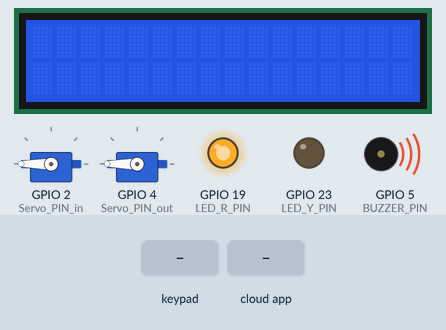
This program was run on a simulated ESP32. On the bench: 2 × servo, 16×2 character LCD, output pins drawn as LEDs (lit = HIGH), buzzer (waves = sounding). The inputs (shaded band) are chosen by the test bench. WiFi joins after 1.5 s; servers stay silent unless stated; network time is answered at once with the bench clock; the local clock reads 2024-03-15 10:24:30 at power-on unless the program sets it; the Firebase database answers and starts empty; what the program prints to the serial monitor is not drawn.

Above: at 2.7 s.
2.8 s: key 'D' pressed
At 13.1 s:
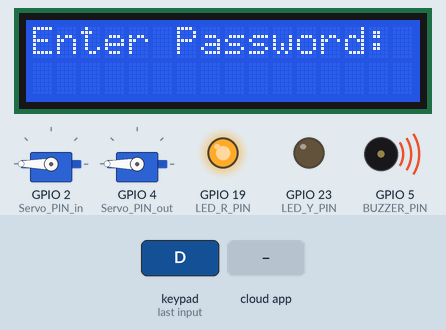
13.7 s: keypad keys 1 3 1 2 1 4 2 7 # pressed 1.5 s apart
At 14.7 s:
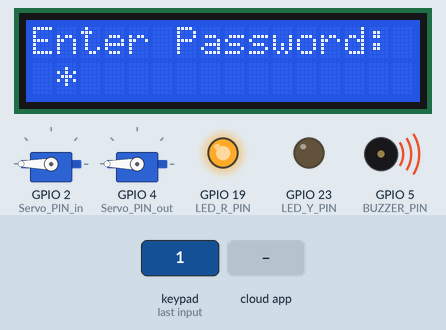
42.7 s: the phone or cloud app sets fire to 1
At 50.7 s:
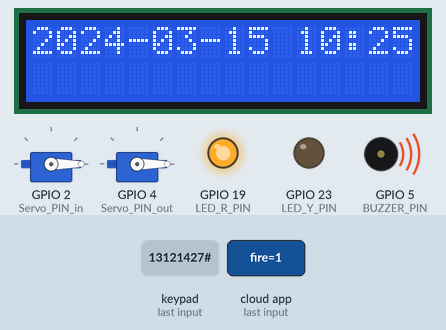
51.0 s: keypad keys 1 2 3 4 D pressed 1.5 s apart
At 67.6 s:
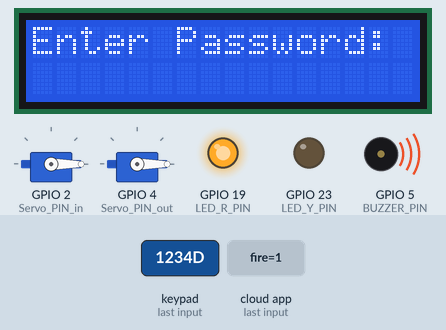
67.9 s: keypad keys 1 2 3 4 # pressed 1.5 s apart
At 70.6 s:
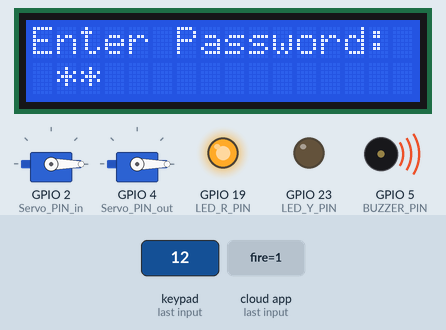
Timing chart, 0 to 75.6 s (numbered marks = the images above; inputs shaded):
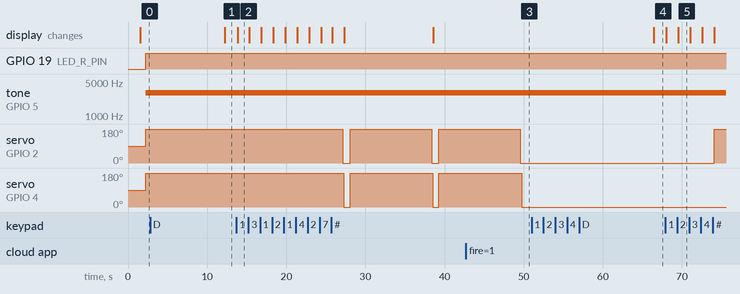

Measured:
- after the input at 2.8 s, servo on GPIO 2 (Servo_PIN_in): stays 180° (without the input it goes to 0° after 9.7 s); servo on GPIO 4 (Servo_PIN_out): stays 180° (without the input it goes to 0° after 9.9 s); the display: changes after 9.4 s (image 1)
- after the input at 13.7 s, servo on GPIO 2 (Servo_PIN_in): alternates 180° for 10.3 s and 0° for 0.94 s, starting after 13.4 s; servo on GPIO 4 (Servo_PIN_out): alternates 180° for 10.5 s and 0° for 0.79 s, starting after 13.6 s; the display: changes after 0.14 s (image 2)
- after the input at 42.7 s, servo on GPIO 2 (Servo_PIN_in): goes on until 49.6 s, then stays 0°; servo on GPIO 4 (Servo_PIN_out): goes on until 49.7 s, then stays 0°
- after the input at 51.0 s, the display: changes after 15.4 s (image 4)
- after the input at 67.9 s, servo on GPIO 2 (Servo_PIN_in): 0° → 180° after 6.2 s; the display: first changes after 0.11 s (image 5 shows a later state)

The program:

main.cpp
```cpp
//  liprary
#include <WiFi.h>
#include <time.h>
#include <Keypad.h>
#include <TimeLib.h>
#include <WiFiUdp.h>
#include <Arduino.h>
#include <NTPClient.h>
#include <ESP32Servo.h>
#include <LiquidCrystal_I2C.h>
#include <Firebase_ESP_Client.h>


// Variables
const byte ROWS = 4;
const byte COLS = 4;

unsigned long getDataPrevMillis = 0;

String password ="1234";

String formattedDate;

int returnData;

// esp32 pin
#define Servo_PIN_in 2
#define Servo_PIN_out 4

// #define Fan_PIN 35

#define BUZZER_PIN 5

#define LED_R_PIN  19
#define LED_Y_PIN  23

byte rowPins[ROWS] = {13, 12, 14, 27};
byte colPins[COLS] = {26, 25, 33, 32};


// Keypad configuration
char keys[ROWS][COLS] = {
  {'1', '2', '3', 'A'},
  {'4', '5', '6', 'B'},
  {'7', '8', '9', 'C'},
  {'*', '0', '#', 'D'}
};

// objects
Servo myServo_in;
Servo myServo_out;

LiquidCrystal_I2C lcd(0x27, 16, 2);
Keypad keypad = Keypad(makeKeymap(keys), rowPins, colPins, ROWS, COLS);

FirebaseData fbdo;
FirebaseAuth auth;
FirebaseConfig config;

WiFiUDP ntpUDP;
NTPClient timeClient(ntpUDP ,"pool.ntp.org");


// conection
#define WIFI_SSID "Ayman"
#define WIFI_PASSWORD "1234567899"
#define API_KEY "AIzaSyBZ34_7Zd6yzT64om9hiY_aEdM0jQ-t9K4"
#define DATABASE_URL "https://smartclassroom-75af0-default-rtdb.firebaseio.com/"
#define USER_EMAIL "mohamedyasser@gmail.com"
#define USER_PASSWORD "mohamedyasser@gmail.com"


// Function Initialize Wi-Fi connection
void wiFiConnection(){

  Serial.print("Connected to Wi-Fi...");
  WiFi.begin(WIFI_SSID, WIFI_PASSWORD);
  while (WiFi.status() != WL_CONNECTED) {
    delay(300);
    Serial.print(".");
  }
  Serial.println();
  Serial.print("Connected to Wi-Fi with IP: ");
  Serial.println(WiFi.localIP());
}

// Function Initialize Firebase
void firebaseConnection(){

  config.api_key = API_KEY;
  config.database_url = DATABASE_URL;
  auth.user.email = USER_EMAIL;
  auth.user.password = USER_PASSWORD;

  Firebase.begin(&config, &auth);
  Firebase.reconnectNetwork(true);
  fbdo.setBSSLBufferSize(4096, 1024);
  fbdo.setResponseSize(2048);
  config.timeout.serverResponse = 10 * 1000;
}

// Function schake Password to open dore
void keyPadPassword() {
  String inputPassword;

  lcd.clear();
  lcd.setCursor(0, 0);
  lcd.print("Enter Password:");

  char key = keypad.getKey();
  while (key != '#') {
    if (key) {
      inputPassword += key;
      lcd.setCursor(inputPassword.length(), 1);
      lcd.print("*");  // Mask input with '*'
    }
    key = keypad.getKey();
    delay(100);
  }

  if (inputPassword == password) {
    lcd.clear();
    lcd.print(" ---- OPEN ---- ");
    myServo_in.write(180);
    while (keypad.getKey() != 'A') {
        delay(100);
    }
  } else {
    lcd.clear();
    lcd.print("  NOT  CORRECT  ");
    delay(1000);
  }
}

// Function Get data from firebase.
int getDataFire(String name){
  if(Firebase.RTDB.getInt(&fbdo, name, &returnData)){
    return returnData;
  }else{
    Serial.println(fbdo.errorReason().c_str());
    return -1;
  }

}

// Function LED
void led_on(int pin){ digitalWrite(pin, HIGH); }
void led_off(int pin){ digitalWrite(pin, LOW); }

// Function Buzzer
void buzzer_on(){ tone(BUZZER_PIN, 3000); }
void buzzer_off(){ noTone(BUZZER_PIN); }

// // Function Fan
// void fan_on(){ digitalWrite(Fan_PIN, HIGH); }
// void fan_off(){ digitalWrite(Fan_PIN, LOW); }

// Function Time
void timeSetup(){
  timeClient.begin();
  timeClient.setTimeOffset(10800); // Egypt
}
String readTime(){

  timeClient.update();
  time_t rawTime = timeClient.getEpochTime();
  struct tm * timeInfo = localtime(&rawTime);
  char formattedTime[20];
  strftime(formattedTime, sizeof(formattedTime), "%Y-%m-%d %H:%M:%S", timeInfo);
  return String(formattedTime);
  delay(1000);
  // out format 2024-08-24 15:30:45
}

// Function LCD
void setupLCD(){
  lcd.init();
  lcd.backlight();
}

void setup() {
  Serial.begin(9600);

  // Initialize pins
  pinMode(LED_R_PIN, OUTPUT);

  pinMode(23, OUTPUT); // Ensure pin 23 is capable of being an output
  // digitalWrite(23, HIGH); // Set pin 23 high

  pinMode(BUZZER_PIN, OUTPUT);
  // pinMode(Fan_PIN, OUTPUT);

  myServo_in.attach(Servo_PIN_in);
  myServo_out.attach(Servo_PIN_out);

  wiFiConnection();
  firebaseConnection();
  timeSetup();
  setupLCD();

}


void loop(){

  // Send data to Firebase at regular intervals
  if (Firebase.ready() && (millis() - getDataPrevMillis > 1000 || getDataPrevMillis == 0)) {
    getDataPrevMillis = millis();
    delay(500);
  }

// get data from fire base
if(getDataFire("flame/fire") == 0){
  led_on(LED_R_PIN);
  buzzer_on();
  myServo_in.write(180);
  myServo_out.write(180);
  delay(10000);

}

if(char(keypad.getKey()) == 'D'){
  keyPadPassword();
}

analogWrite(LED_Y_PIN, getDataFire("Light/degree_1") );

// byte speed = map(getDataFire("Fan/degree") , 0 , 3 , 0, 255 );
// analogWrite(speed , Fan_PIN);

myServo_in.write(int(getDataFire("Door/in")));
myServo_out.write(int(getDataFire("Door/out")));

lcd.clear();
lcd.print(readTime());

  delay(100);
}
```
